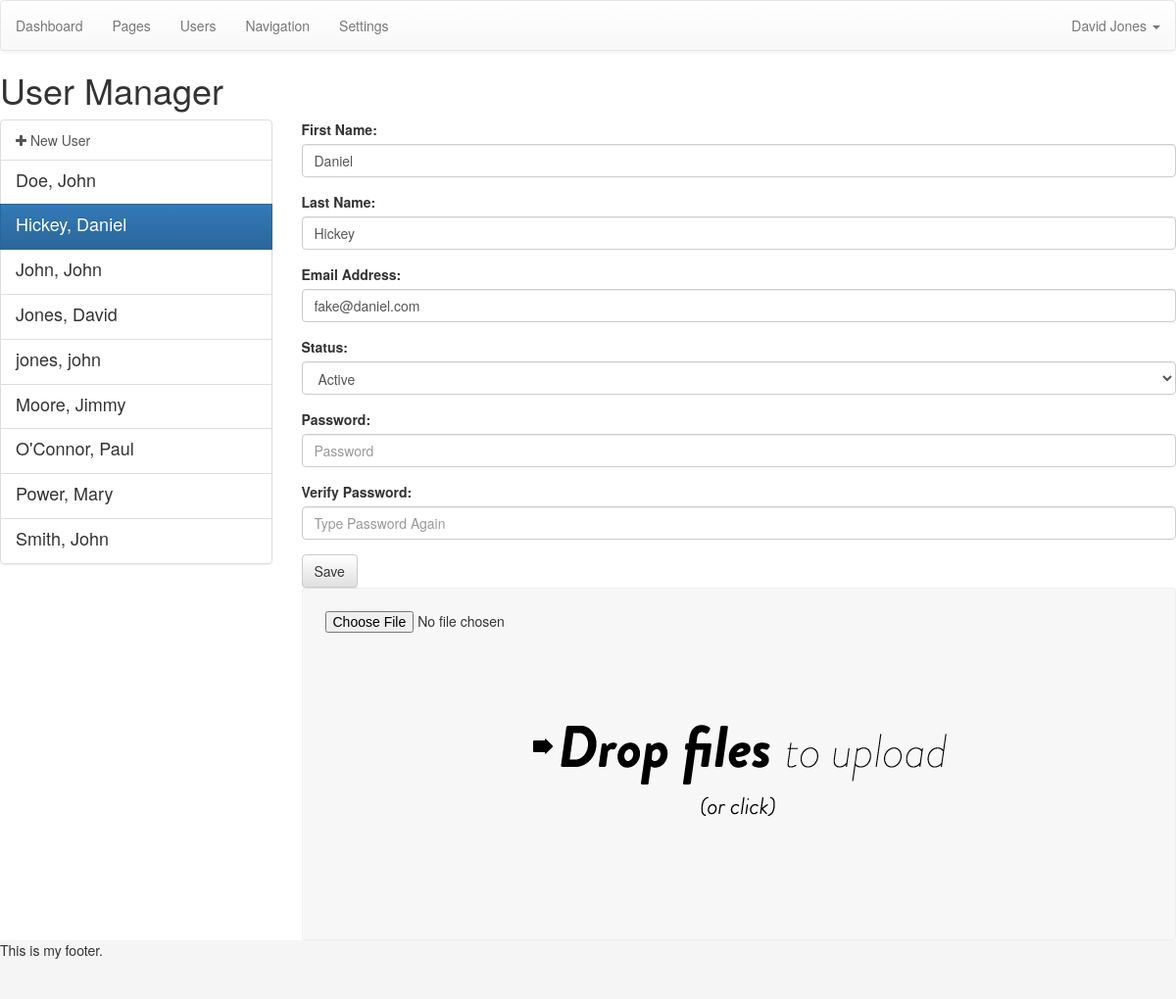
Screenshot of /admin/index.php?page=users&id=2 (signed in) with the database file from the repository.
### tables this page shows
CREATE TABLE IF NOT EXISTS `users` (
  `id` mediumint(9) NOT NULL AUTO_INCREMENT,
  `first` varchar(200) NOT NULL,
  `last` varchar(200) NOT NULL,
  `email` varchar(300) NOT NULL,
  `password` varchar(200) NOT NULL,
  `status` int(1) NOT NULL DEFAULT '1',
  PRIMARY KEY (`id`)
);

### admin/index.php (called while the page is built)
<?php
	include('template/header.php');
	include('views/'.$page.'.php');
	include('template/footer.php');
?>

### admin/functions/data.php (called while the page is built, shortened)
<?php
function data_user($dbc, $id) {
	if(is_numeric($id)) {
		$cond = "WHERE id = '$id'";
	} else {
		$cond = "WHERE email = '$id'";
	}
	$query = "SELECT * FROM users $cond";
	$result = mysqli_query($dbc, $query);
	$data = mysqli_fetch_assoc($result);
	$data['fullname'] = $data['first'].' '.$data['last'];
	$data['fullname_reverse'] = $data['last'].', '.$data['first'];
	return $data;
}
?>

### admin/config/queries.php (called while the page is built, shortened)
<?php
	switch ($page) {
		case 'users':
			if(isset($_GET['id'])) { $opened = data_user($dbc, $_GET['id']); }
		break;
	}
?>

### admin/config/setup.php (called while the page is built, shortened)
<?php
include('../config/connection.php');
include('functions/data.php');
if(isset($_GET['page'])) {
	$page = $_GET['page'];
} else {
	$page = 'dashboard';
}
include('config/queries.php');
$user = data_user($dbc, $_SESSION['username']);
?>

### admin/views/users.php (the view, shortened to what this page needs)
<h1>User Manager</h1>
<div class="row">
	<div class="col-md-3">
		<div class="list-group">
		<a class="list-group-item" href="?page=users">
			<i class="fa fa-plus"></i> New User
		</a>
		<?php
			$query = "SELECT * FROM users ORDER BY last ASC";
			$result = mysqli_query($dbc, $query);
			while($list = mysqli_fetch_assoc($result)) {
				$list = data_user($dbc, $list['id']);
			?>
			<a class="list-group-item <?php selected($list['id'], $opened['id'], 'active'); ?>" href="index.php?page=users&id=<?php echo $list['id']; ?>">
				<h4 class="list-group-item-heading"><?php echo $list['fullname_reverse']; ?></h4>
			</a>
		<?php } ?>
		</div>
	</div>
	<div class="col-md-9">
		<form action="index.php?page=users&id=<?php echo $opened['id']; ?>" method="post" role="form">
			<div class="form-group">
				<label for="first">First Name:</label>
				<input class="form-control" type="text" name="first" id="first" value="<?php echo $opened['first']; ?>" placeholder="First Name" autocomplete="off">
			</div>
			<div class="form-group">
				<label for="last">Last Name:</label>
				<input class="form-control" type="text" name="last" id="last" value="<?php echo $opened['last']; ?>" placeholder="Last Name" autocomplete="off">
			</div>
			<div class="form-group">
				<label for="email">Email Address:</label>
				<input class="form-control" type="text" name="email" id="email" value="<?php echo $opened['email']; ?>" placeholder="Email Address" autocomplete="off">
			</div>
			<div class="form-group">
				<label for="status">Status:</label>
				<select class="form-control" name="status" id="status">
					<option value="1" <?php if(isset($_GET['id'])){ selected('1', $opened['status'], 'selected'); } ?>>Active</option>
				</select>
			</div>
			<div class="form-group">
				<label for="password">Password:</label>
				<input class="form-control" type="password" name="password" id="password" value="" placeholder="Password" autocomplete="off">
			</div>
			<div class="form-group">
				<label for="passwordv">Verify Password:</label>
				<input class="form-control" type="password" name="passwordv" id="passwordv" value="" placeholder="Type Password Again" autocomplete="off">
			</div>
			<button type="submit" class="btn btn-default">Save</button>
		</form>
		<?php if(isset($opened['id'])) { ?>
		<form action="uploads.php?id=<?php echo $opened['id']; ?>" class="dropzone" id="avatar-dropzone">
			<input type="file" name="file">
		</form>
		<?php } ?>
	</div>
</div>

### admin/css/dropzone.css (style rules this page uses)
.dropzone, .dropzone *, .dropzone-previews, .dropzone-previews * { box-sizing: border-box; }
.dropzone { position: relative; border: 1px solid rgba(0,0,0,0.08); background: rgba(0,0,0,0.02); padding: 1em; }
.dropzone.dz-clickable { cursor: pointer; }
.dropzone.dz-clickable * { cursor: default; }
.dropzone { border: 1px solid rgba(0,0,0,0.03); min-height: 360px; -webkit-border-radius: 3px; border-radius: 3px; background: rgba(0,0,0,0.03); padding: 23px; }

### admin/config/css.php (style rules this page uses)
html, body { height: 100%; }

### rows the page displays
users: fullname_reverse "Doe, John"
users: fullname_reverse "Hickey, Daniel", first "Daniel", last "Hickey", email "fake@daniel.com", status "Active"
users: fullname_reverse "John, John"
users: fullname_reverse "Jones, David"
users: fullname_reverse "jones, john"
users: fullname_reverse "Moore, Jimmy"
users: fullname_reverse "O'Connor, Paul"
users: fullname_reverse "Power, Mary"
users: fullname_reverse "Smith, John"

### other values shown
$user['fullname'] "David Jones"
